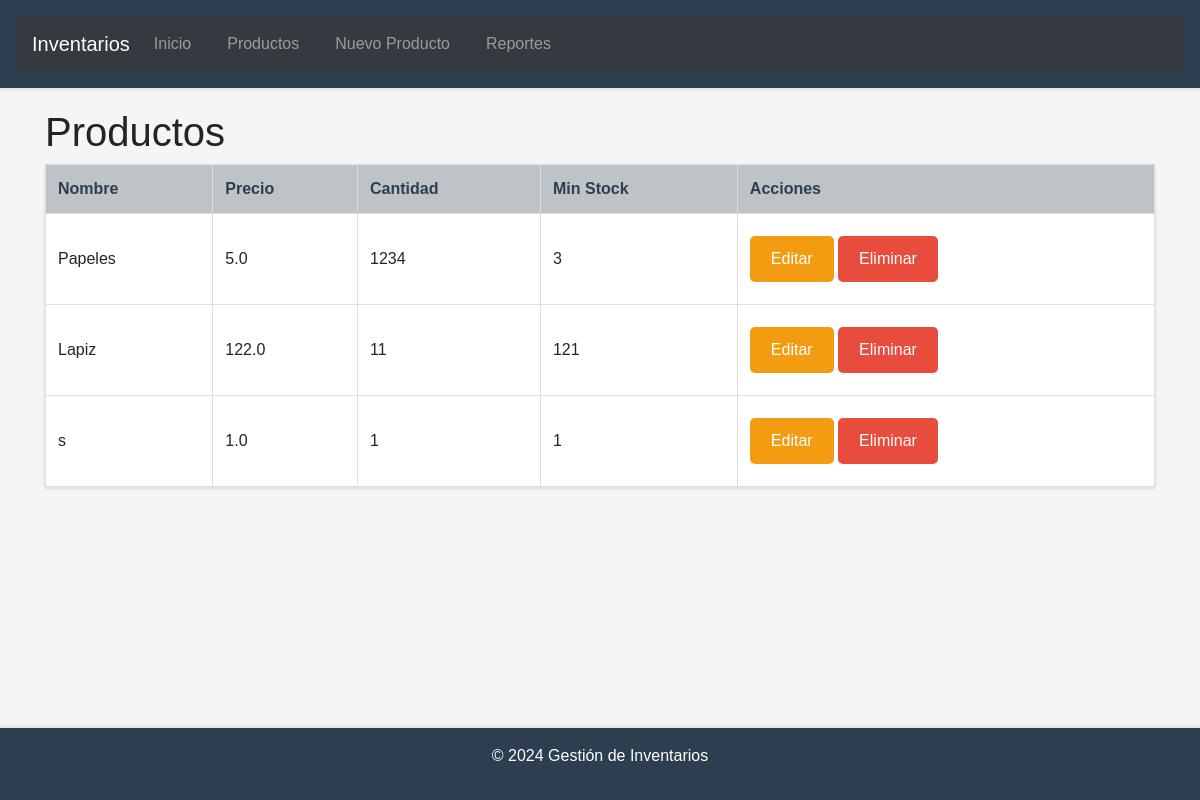
Before: /productos with the older database file.
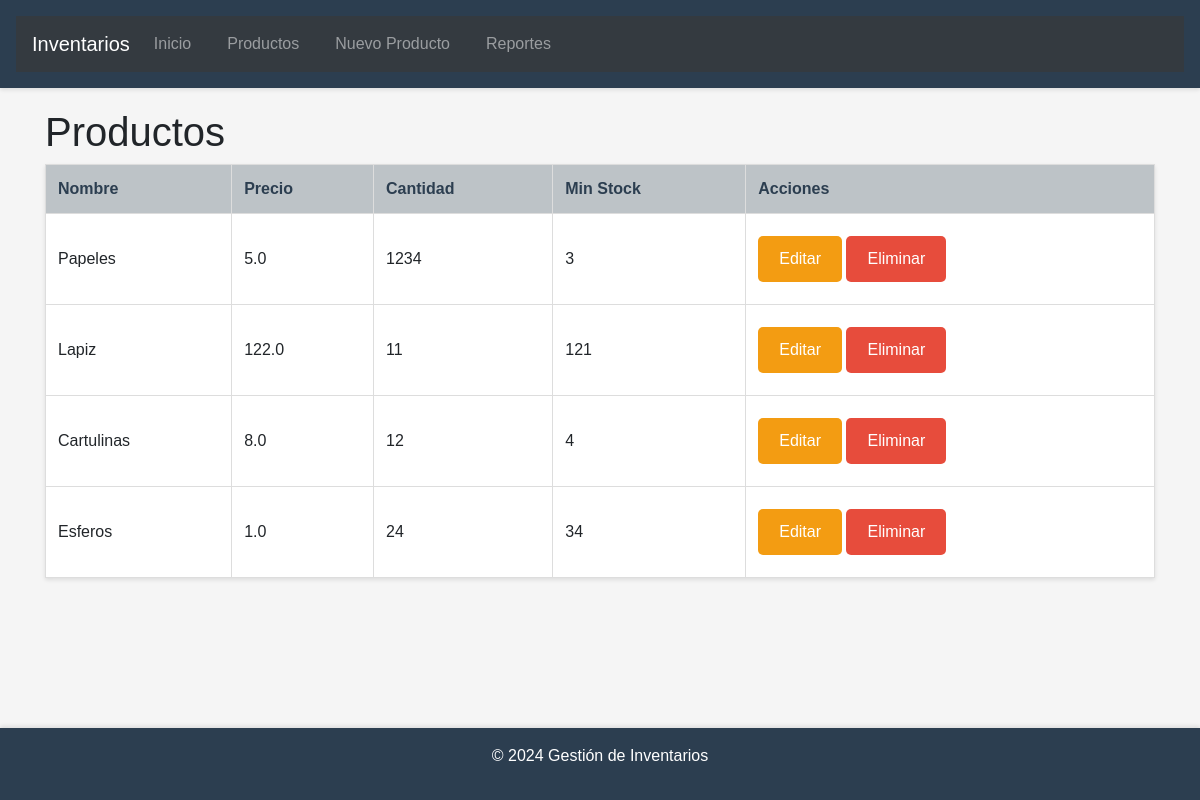
After: the same page with the newer database file.
### models.py (models this page shows)
class Producto(db.Model):
    id = db.Column(db.Integer, primary_key=True)
    nombre = db.Column(db.String(100), nullable=False)
    precio = db.Column(db.Float, nullable=False)
    cantidad = db.Column(db.Integer, nullable=False)
    min_stock = db.Column(db.Integer, nullable=False)

### routes.py (the view)
@app.route('/productos')
def productos():
    productos = Producto.query.all()
    return render_template('productos.html', productos=productos)

### templates/productos.html
{% extends "base.html" %}
{% block content %}
<h1>Productos</h1>
<table>
    <tr>
        <th>Nombre</th>
        <th>Precio</th>
        <th>Cantidad</th>
        <th>Min Stock</th>
        <th>Acciones</th>
    </tr>
    {% for producto in productos %}
    <tr>
        <td>{{ producto.nombre }}</td>
        <td>{{ producto.precio }}</td>
        <td>{{ producto.cantidad }}</td>
        <td>{{ producto.min_stock }}</td>
        <td>
            <a href="{{ url_for('editar_producto', id=producto.id) }}" class="btn btn-edit">Editar</a>
            <form action="{{ url_for('eliminar_producto', id=producto.id) }}" method="POST" style="display:inline;">
                <button type="submit" class="btn btn-delete">Eliminar</button>
            </form>
        </td>
    </tr>
    {% endfor %}
</table>
{% endblock %}

### templates/base.html (shortened to what this page needs)
<!DOCTYPE html>
<html lang="en">
<head>
    <link rel="stylesheet" href="https://stackpath.bootstrapcdn.com/bootstrap/4.5.2/css/bootstrap.min.css">
    <link rel="stylesheet" href="{{ url_for('static', filename='css/styles.css') }}">
</head>
<body>
    <header>
        <nav class="navbar navbar-expand-lg navbar-dark bg-dark">
            <a class="navbar-brand" href="#">Inventarios</a>
            <div class="collapse navbar-collapse" id="navbarNav">
                <ul class="navbar-nav">
                    <li class="nav-item">
                        <a class="nav-link" href="{{ url_for('index') }}">Inicio</a>
                    </li>
                    <li class="nav-item">
                        <a class="nav-link" href="{{ url_for('productos') }}">Productos</a>
                    </li>
                    <li class="nav-item">
                        <a class="nav-link" href="{{ url_for('nuevo_producto') }}">Nuevo Producto</a>
                    </li>
                    <li class="nav-item">
                        <a class="nav-link" href="{{ url_for('reportes') }}">Reportes</a>
                    </li>
                </ul>
            </div>
        </nav>
    </header>
    <main class="container">
        {% block content %}{% endblock %}
    </main>
    <footer>
        <p>&copy; 2024 Gestión de Inventarios</p>
    </footer>
</body>
</html>

### static/css/styles.css (style rules this page uses)
body { font-family: Arial, sans-serif; margin: 0; padding: 0; background-color: #f5f5f5; }
header { background-color: #2c3e50; color: white; padding: 1rem; box-shadow: 0 2px 4px rgba(0, 0, 0, 0.1); }
nav ul { list-style-type: none; padding: 0; margin: 0; display: flex; }
nav ul li { margin-right: 20px; }
nav ul li a { color: white; text-decoration: none; padding: 5px 10px; transition: background-color 0.3s, color 0.3s; }
main { padding: 20px; }
table { width: 100%; border-collapse: collapse; background-color: white; margin-bottom: 20px; box-shadow: 0 2px 4px rgba(0, 0, 0, 0.1); }
table th, table td { border: 1px solid #ddd; padding: 12px; text-align: left; }
table th { background-color: #bdc3c7; color: #2c3e50; }
.btn { display: inline-block; padding: 10px 20px; margin: 10px 0; color: #ffffff; text-decoration: none; border-radius: 5px; transition: background-color 0.3s; text-align: center; }
.btn-edit { background-color: #f39c12; color: #ffffff; }
.btn-delete { background-color: #e74c3c; color: #ffffff; }
html, body { height: 100%; margin: 0; padding: 0; }
body { display: flex; flex-direction: column; }
main { flex: 1; padding: 20px; }
footer { background-color: #2c3e50; color: white; text-align: center; padding: 1rem; box-shadow: 0 -2px 4px rgba(0, 0, 0, 0.1); }

Changed rows visible on the page:
changed Producto: nombre "s" → "Cartulinas"; precio "1.0" → "8.0"; cantidad "1" → "12"; min_stock "1" → "4"
added Producto: nombre "Esferos", precio "1.0", cantidad "24", min_stock "34"
